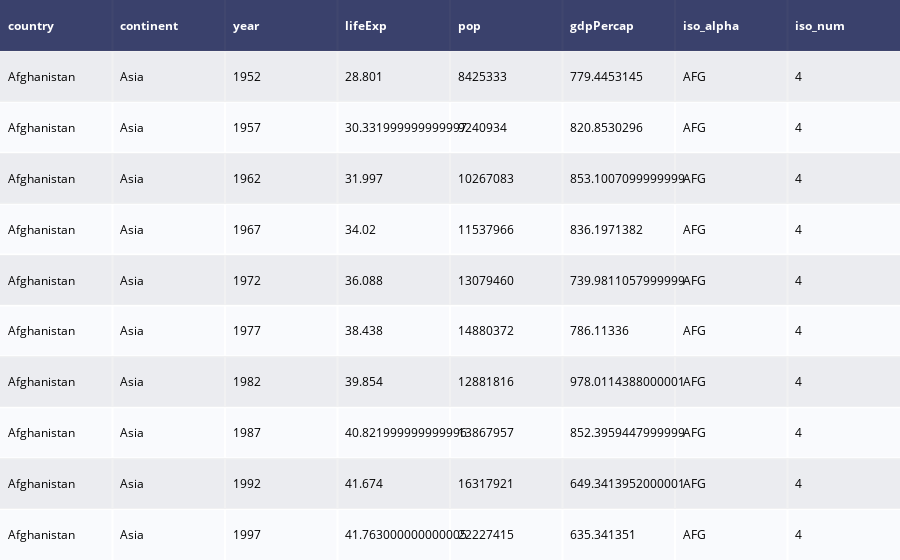

Notebook code cell kept with this figure:
### Code cell
from plotly.figure_factory import create_table
#import plotly.express as px

# 테이블표 만드는 패키지가 또 따로 있나봄
# gapminder이라는 원래 있는 데이터셋 불러오기 .data
gapminder = px.data.gapminder()

table = create_table(gapminder.head(10))
py.iplot(table)

### Figure 1 — Plotly figure (JSON) as saved in the notebook; plotly's stock layout.template omitted (floating-point values rounded to 4 significant figures)
{"data": [{"colorscale": [[0, "#00083e"], [0.5, "#ededee"], [1, "#ffffff"]], "hoverinfo": "none", "opacity": 0.75, "showscale": false, "type": "heatmap", "z": [[0, 0, 0, 0, 0, 0, 0, 0], [0.5, 0.5, 0.5, 0.5, 0.5, 0.5, 0.5, 0.5], [1, 1, 1, 1, 1, 1, 1, 1], [0.5, 0.5, 0.5, 0.5, 0.5, 0.5, 0.5, 0.5], [1, 1, 1, 1, 1, 1, 1, 1], [0.5, 0.5, 0.5, 0.5, 0.5, 0.5, 0.5, 0.5], [1, 1, 1, 1, 1, 1, 1, 1], [0.5, 0.5, 0.5, 0.5, 0.5, 0.5, 0.5, 0.5], [1, 1, 1, 1, 1, 1, 1, 1], [0.5, 0.5, 0.5, 0.5, 0.5, 0.5, 0.5, 0.5], [1, 1, 1, 1, 1, 1, 1, 1]]}], "layout": {"annotations": [{"align": "left", "font": {"color": "#ffffff"}, "showarrow": false, "text": "<b>country</b>", "x": -0.45, "xanchor": "left", "xref": "x", "y": 0, "yref": "y"}, {"align": "left", "font": {"color": "#ffffff"}, "showarrow": false, "text": "<b>continent</b>", "x": 0.55, "xanchor": "left", "xref": "x", "y": 0, "yref": "y"}, {"align": "left", "font": {"color": "#ffffff"}, "showarrow": false, "text": "<b>year</b>", "x": 1.55, "xanchor": "left", "xref": "x", "y": 0, "yref": "y"}, {"align": "left", "font": {"color": "#ffffff"}, "showarrow": false, "text": "<b>lifeExp</b>", "x": 2.55, "xanchor": "left", "xref": "x", "y": 0, "yref": "y"}, {"align": "left", "font": {"color": "#ffffff"}, "showarrow": false, "text": "<b>pop</b>", "x": 3.55, "xanchor": "left", "xref": "x", "y": 0, "yref": "y"}, {"align": "left", "font": {"color": "#ffffff"}, "showarrow": false, "text": "<b>gdpPercap</b>", "x": 4.55, "xanchor": "left", "xref": "x", "y": 0, "yref": "y"}, {"align": "left", "font": {"color": "#ffffff"}, "showarrow": false, "text": "<b>iso_alpha</b>", "x": 5.55, "xanchor": "left", "xref": "x", "y": 0, "yref": "y"}, {"align": "left", "font": {"color": "#ffffff"}, "showarrow": false, "text": "<b>iso_num</b>", "x": 6.55, "xanchor": "left", "xref": "x", "y": 0, "yref": "y"}, {"align": "left", "font": {"color": "#000000"}, "showarrow": false, "text": "Afghanistan", "x": -0.45, "xanchor": "left", "xref": "x", "y": 1, "yref": "y"}, {"align": "left", "font": {"color": "#000000"}, "showarrow": false, "text": "Asia", "x": 0.55, "xanchor": "left", "xref": "x", "y": 1, "yref": "y"}, {"align": "left", "font": {"color": "#000000"}, "showarrow": false, "text": "1952", "x": 1.55, "xanchor": "left", "xref": "x", "y": 1, "yref": "y"}, {"align": "left", "font": {"color": "#000000"}, "showarrow": false, "text": "28.801", "x": 2.55, "xanchor": "left", "xref": "x", "y": 1, "yref": "y"}, {"align": "left", "font": {"color": "#000000"}, "showarrow": false, "text": "8425333", "x": 3.55, "xanchor": "left", "xref": "x", "y": 1, "yref": "y"}, {"align": "left", "font": {"color": "#000000"}, "showarrow": false, "text": "779.4453145", "x": 4.55, "xanchor": "left", "xref": "x", "y": 1, "yref": "y"}, {"align": "left", "font": {"color": "#000000"}, "showarrow": false, "text": "AFG", "x": 5.55, "xanchor": "left", "xref": "x", "y": 1, "yref": "y"}, {"align": "left", "font": {"color": "#000000"}, "showarrow": false, "text": "4", "x": 6.55, "xanchor": "left", "xref": "x", "y": 1, "yref": "y"}, {"align": "left", "font": {"color": "#000000"}, "showarrow": false, "text": "Afghanistan", "x": -0.45, "xanchor": "left", "xref": "x", "y": 2, "yref": "y"}, {"align": "left", "font": {"color": "#000000"}, "showarrow": false, "text": "Asia", "x": 0.55, "xanchor": "left", "xref": "x", "y": 2, "yref": "y"}, {"align": "left", "font": {"color": "#000000"}, "showarrow": false, "text": "1957", "x": 1.55, "xanchor": "left", "xref": "x", "y": 2, "yref": "y"}, {"align": "left", "font": {"color": "#000000"}, "showarrow": false, "text": "30.331999999999997", "x": 2.55, "xanchor": "left", "xref": "x", "y": 2, "yref": "y"}, {"align": "left", "font": {"color": "#000000"}, "showarrow": false, "text": "9240934", "x": 3.55, "xanchor": "left", "xref": "x", "y": 2, "yref": "y"}, {"align": "left", "font": {"color": "#000000"}, "showarrow": false, "text": "820.8530296", "x": 4.55, "xanchor": "left", "xref": "x", "y": 2, "yref": "y"}, {"align": "left", "font": {"color": "#000000"}, "showarrow": false, "text": "AFG", "x": 5.55, "xanchor": "left", "xref": "x", "y": 2, "yref": "y"}, {"align": "left", "font": {"color": "#000000"}, "showarrow": false, "text": "4", "x": 6.55, "xanchor": "left", "xref": "x", "y": 2, "yref": "y"}, {"align": "left", "font": {"color": "#000000"}, "showarrow": false, "text": "Afghanistan", "x": -0.45, "xanchor": "left", "xref": "x", "y": 3, "yref": "y"}, {"align": "left", "font": {"color": "#000000"}, "showarrow": false, "text": "Asia", "x": 0.55, "xanchor": "left", "xref": "x", "y": 3, "yref": "y"}, {"align": "left", "font": {"color": "#000000"}, "showarrow": false, "text": "1962", "x": 1.55, "xanchor": "left", "xref": "x", "y": 3, "yref": "y"}, {"align": "left", "font": {"color": "#000000"}, "showarrow": false, "text": "31.997", "x": 2.55, "xanchor": "left", "xref": "x", "y": 3, "yref": "y"}, {"align": "left", "font": {"color": "#000000"}, "showarrow": false, "text": "10267083", "x": 3.55, "xanchor": "left", "xref": "x", "y": 3, "yref": "y"}, {"align": "left", "font": {"color": "#000000"}, "showarrow": false, "text": "853.1007099999999", "x": 4.55, "xanchor": "left", "xref": "x", "y": 3, "yref": "y"}, {"align": "left", "font": {"color": "#000000"}, "showarrow": false, "text": "AFG", "x": 5.55, "xanchor": "left", "xref": "x", "y": 3, "yref": "y"}, {"align": "left", "font": {"color": "#000000"}, "showarrow": false, "text": "4", "x": 6.55, "xanchor": "left", "xref": "x", "y": 3, "yref": "y"}, {"align": "left", "font": {"color": "#000000"}, "showarrow": false, "text": "Afghanistan", "x": -0.45, "xanchor": "left", "xref": "x", "y": 4, "yref": "y"}, {"align": "left", "font": {"color": "#000000"}, "showarrow": false, "text": "Asia", "x": 0.55, "xanchor": "left", "xref": "x", "y": 4, "yref": "y"}, {"align": "left", "font": {"color": "#000000"}, "showarrow": false, "text": "1967", "x": 1.55, "xanchor": "left", "xref": "x", "y": 4, "yref": "y"}, {"align": "left", "font": {"color": "#000000"}, "showarrow": false, "text": "34.02", "x": 2.55, "xanchor": "left", "xref": "x", "y": 4, "yref": "y"}, {"align": "left", "font": {"color": "#000000"}, "showarrow": false, "text": "11537966", "x": 3.55, "xanchor": "left", "xref": "x", "y": 4, "yref": "y"}, {"align": "left", "font": {"color": "#000000"}, "showarrow": false, "text": "836.1971382", "x": 4.55, "xanchor": "left", "xref": "x", "y": 4, "yref": "y"}, {"align": "left", "font": {"color": "#000000"}, "showarrow": false, "text": "AFG", "x": 5.55, "xanchor": "left", "xref": "x", "y": 4, "yref": "y"}, {"align": "left", "font": {"color": "#000000"}, "showarrow": false, "text": "4", "x": 6.55, "xanchor": "left", "xref": "x", "y": 4, "yref": "y"}, {"align": "left", "font": {"color": "#000000"}, "showarrow": false, "text": "Afghanistan", "x": -0.45, "xanchor": "left", "xref": "x", "y": 5, "yref": "y"}, {"align": "left", "font": {"color": "#000000"}, "showarrow": false, "text": "Asia", "x": 0.55, "xanchor": "left", "xref": "x", "y": 5, "yref": "y"}, {"align": "left", "font": {"color": "#000000"}, "showarrow": false, "text": "1972", "x": 1.55, "xanchor": "left", "xref": "x", "y": 5, "yref": "y"}, {"align": "left", "font": {"color": "#000000"}, "showarrow": false, "text": "36.088", "x": 2.55, "xanchor": "left", "xref": "x", "y": 5, "yref": "y"}, {"align": "left", "font": {"color": "#000000"}, "showarrow": false, "text": "13079460", "x": 3.55, "xanchor": "left", "xref": "x", "y": 5, "yref": "y"}, {"align": "left", "font": {"color": "#000000"}, "showarrow": false, "text": "739.9811057999999", "x": 4.55, "xanchor": "left", "xref": "x", "y": 5, "yref": "y"}, {"align": "left", "font": {"color": "#000000"}, "showarrow": false, "text": "AFG", "x": 5.55, "xanchor": "left", "xref": "x", "y": 5, "yref": "y"}, {"align": "left", "font": {"color": "#000000"}, "showarrow": false, "text": "4", "x": 6.55, "xanchor": "left", "xref": "x", "y": 5, "yref": "y"}, {"align": "left", "font": {"color": "#000000"}, "showarrow": false, "text": "Afghanistan", "x": -0.45, "xanchor": "left", "xref": "x", "y": 6, "yref": "y"}, {"align": "left", "font": {"color": "#000000"}, "showarrow": false, "text": "Asia", "x": 0.55, "xanchor": "left", "xref": "x", "y": 6, "yref": "y"}, {"align": "left", "font": {"color": "#000000"}, "showarrow": false, "text": "1977", "x": 1.55, "xanchor": "left", "xref": "x", "y": 6, "yref": "y"}, {"align": "left", "font": {"color": "#000000"}, "showarrow": false, "text": "38.438", "x": 2.55, "xanchor": "left", "xref": "x", "y": 6, "yref": "y"}, {"align": "left", "font": {"color": "#000000"}, "showarrow": false, "text": "14880372", "x": 3.55, "xanchor": "left", "xref": "x", "y": 6, "yref": "y"}, {"align": "left", "font": {"color": "#000000"}, "showarrow": false, "text": "786.11336", "x": 4.55, "xanchor": "left", "xref": "x", "y": 6, "yref": "y"}, {"align": "left", "font": {"color": "#000000"}, "showarrow": false, "text": "AFG", "x": 5.55, "xanchor": "left", "xref": "x", "y": 6, "yref": "y"}, {"align": "left", "font": {"color": "#000000"}, "showarrow": false, "text": "4", "x": 6.55, "xanchor": "left", "xref": "x", "y": 6, "yref": "y"}, {"align": "left", "font": {"color": "#000000"}, "showarrow": false, "text": "Afghanistan", "x": -0.45, "xanchor": "left", "xref": "x", "y": 7, "yref": "y"}, {"align": "left", "font": {"color": "#000000"}, "showarrow": false, "text": "Asia", "x": 0.55, "xanchor": "left", "xref": "x", "y": 7, "yref": "y"}, {"align": "left", "font": {"color": "#000000"}, "showarrow": false, "text": "1982", "x": 1.55, "xanchor": "left", "xref": "x", "y": 7, "yref": "y"}, {"align": "left", "font": {"color": "#000000"}, "showarrow": false, "text": "39.854", "x": 2.55, "xanchor": "left", "xref": "x", "y": 7, "yref": "y"}, {"align": "left", "font": {"color": "#000000"}, "showarrow": false, "text": "12881816", "x": 3.55, "xanchor": "left", "xref": "x", "y": 7, "yref": "y"}, {"align": "left", "font": {"color": "#000000"}, "showarrow": false, "text": "978.0114388000001", "x": 4.55, "xanchor": "left", "xref": "x", "y": 7, "yref": "y"}, {"align": "left", "font": {"color": "#000000"}, "showarrow": false, "text": "AFG", "x": 5.55, "xanchor": "left", "xref": "x", "y": 7, "yref": "y"}, {"align": "left", "font": {"color": "#000000"}, "showarrow": false, "text": "4", "x": 6.55, "xanchor": "left", "xref": "x", "y": 7, "yref": "y"}, {"align": "left", "font": {"color": "#000000"}, "showarrow": false, "text": "Afghanistan", "x": -0.45, "xanchor": "left", "xref": "x", "y": 8, "yref": "y"}, {"align": "left", "font": {"color": "#000000"}, "showarrow": false, "text": "Asia", "x": 0.55, "xanchor": "left", "xref": "x", "y": 8, "yref": "y"}, {"align": "left", "font": {"color": "#000000"}, "showarrow": false, "text": "1987", "x": 1.55, "xanchor": "left", "xref": "x", "y": 8, "yref": "y"}, {"align": "left", "font": {"color": "#000000"}, "showarrow": false, "text": "40.821999999999996", "x": 2.55, "xanchor": "left", "xref": "x", "y": 8, "yref": "y"}, {"align": "left", "font": {"color": "#000000"}, "showarrow": false, "text": "13867957", "x": 3.55, "xanchor": "left", "xref": "x", "y": 8, "yref": "y"}, {"align": "left", "font": {"color": "#000000"}, "showarrow": false, "text": "852.3959447999999", "x": 4.55, "xanchor": "left", "xref": "x", "y": 8, "yref": "y"}, {"align": "left", "font": {"color": "#000000"}, "showarrow": false, "text": "AFG", "x": 5.55, "xanchor": "left", "xref": "x", "y": 8, "yref": "y"}, {"align": "left", "font": {"color": "#000000"}, "showarrow": false, "text": "4", "x": 6.55, "xanchor": "left", "xref": "x", "y": 8, "yref": "y"}, {"align": "left", "font": {"color": "#000000"}, "showarrow": false, "text": "Afghanistan", "x": -0.45, "xanchor": "left", "xref": "x", "y": 9, "yref": "y"}, {"align": "left", "font": {"color": "#000000"}, "showarrow": false, "text": "Asia", "x": 0.55, "xanchor": "left", "xref": "x", "y": 9, "yref": "y"}, {"align": "left", "font": {"color": "#000000"}, "showarrow": false, "text": "1992", "x": 1.55, "xanchor": "left", "xref": "x", "y": 9, "yref": "y"}, {"align": "left", "font": {"color": "#000000"}, "showarrow": false, "text": "41.674", "x": 2.55, "xanchor": "left", "xref": "x", "y": 9, "yref": "y"}, {"align": "left", "font": {"color": "#000000"}, "showarrow": false, "text": "16317921", "x": 3.55, "xanchor": "left", "xref": "x", "y": 9, "yref": "y"}, {"align": "left", "font": {"color": "#000000"}, "showarrow": false, "text": "649.3413952000001", "x": 4.55, "xanchor": "left", "xref": "x", "y": 9, "yref": "y"}, {"align": "left", "font": {"color": "#000000"}, "showarrow": false, "text": "AFG", "x": 5.55, "xanchor": "left", "xref": "x", "y": 9, "yref": "y"}, {"align": "left", "font": {"color": "#000000"}, "showarrow": false, "text": "4", "x": 6.55, "xanchor": "left", "xref": "x", "y": 9, "yref": "y"}, {"align": "left", "font": {"color": "#000000"}, "showarrow": false, "text": "Afghanistan", "x": -0.45, "xanchor": "left", "xref": "x", "y": 10, "yref": "y"}, {"align": "left", "font": {"color": "#000000"}, "showarrow": false, "text": "Asia", "x": 0.55, "xanchor": "left", "xref": "x", "y": 10, "yref": "y"}, {"align": "left", "font": {"color": "#000000"}, "showarrow": false, "text": "1997", "x": 1.55, "xanchor": "left", "xref": "x", "y": 10, "yref": "y"}, {"align": "left", "font": {"color": "#000000"}, "showarrow": false, "text": "41.763000000000005", "x": 2.55, "xanchor": "left", "xref": "x", "y": 10, "yref": "y"}, {"align": "left", "font": {"color": "#000000"}, "showarrow": false, "text": "22227415", "x": 3.55, "xanchor": "left", "xref": "x", "y": 10, "yref": "y"}, {"align": "left", "font": {"color": "#000000"}, "showarrow": false, "text": "635.341351", "x": 4.55, "xanchor": "left", "xref": "x", "y": 10, "yref": "y"}, {"align": "left", "font": {"color": "#000000"}, "showarrow": false, "text": "AFG", "x": 5.55, "xanchor": "left", "xref": "x", "y": 10, "yref": "y"}, {"align": "left", "font": {"color": "#000000"}, "showarrow": false, "text": "4", "x": 6.55, "xanchor": "left", "xref": "x", "y": 10, "yref": "y"}], "autosize": true, "margin": {"b": 0, "l": 0, "r": 0, "t": 0}, "xaxis": {"autorange": true, "dtick": 1, "gridwidth": 2, "range": [-0.5, 7.5], "showticklabels": false, "tick0": -0.5, "ticks": "", "zeroline": false}, "yaxis": {"autorange": true, "dtick": 1, "gridwidth": 2, "range": [10.5, -0.5], "showticklabels": false, "tick0": 0.5, "ticks": "", "zeroline": false}}}
